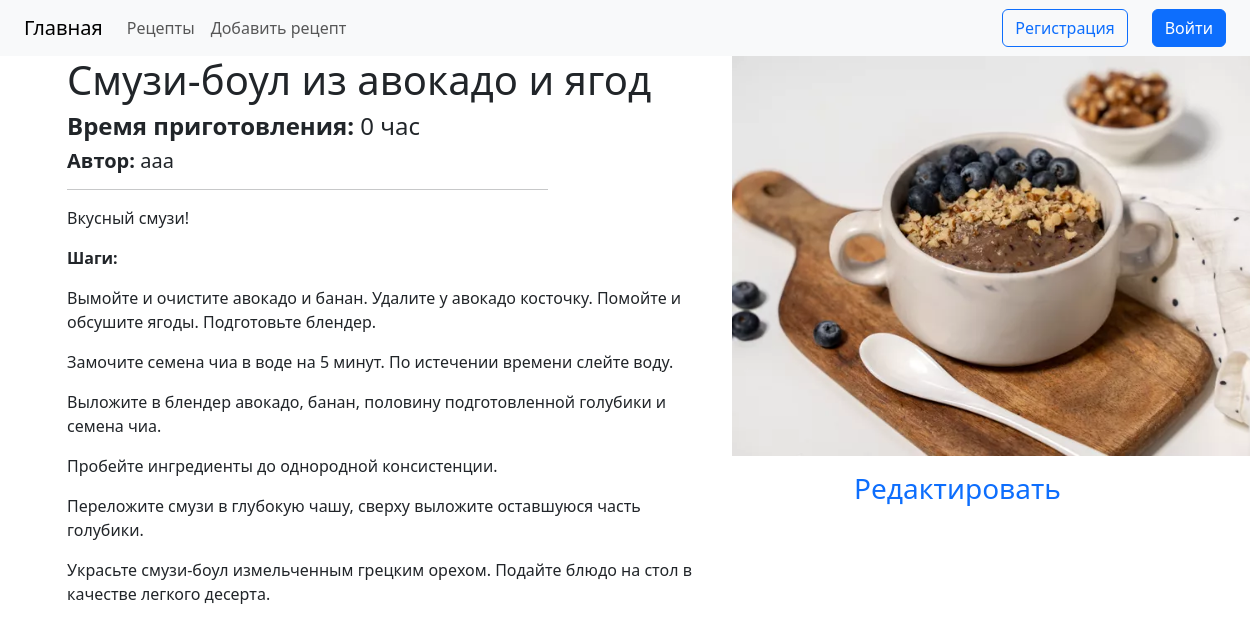
Screenshot of /recipe/6/ with the database file from the repository.
### main/models.py (models this page shows, shortened)
class Recipe(models.Model):
    title = models.CharField(max_length=100)
    description = models.TextField()
    steps = models.TextField()
    cook_time = models.IntegerField(default=0)
    image = models.ImageField()
    author = models.ForeignKey('auth.User', on_delete=models.CASCADE)
    class Meta:
        verbose_name = 'Рецепт'
        verbose_name_plural = 'Рецепты'

### main/views.py (the view)
# urls.py: urls.path('recipe/<int:recipe_id>/', recipe, name='recipe'),
def recipe(request, recipe_id):
    recipe_obj = Recipe.objects.get(id=recipe_id)
    steps_without_empty_lines = [step.strip() for step in recipe_obj.steps.split('\r') if step.strip()]
    recipe_obj.steps = mark_safe('<p>' + '</p><p>'.join(steps_without_empty_lines) + '</p>')
    return render(request, 'main/recipe.html', {'recipe': recipe_obj})

### templates/main/recipe.html (shortened to what this page needs)
{% extends 'layout.html' %}
{% load static %}
{% block content %}
    <div class="row">
        <div class="col-7">
            <h1>{{ recipe.title }}</h1>
            <h4><b>Время приготовления:</b> {{ recipe.cook_time }} час</h4>
            <h5 class="mb-2"><b>Автор:</b> {{ recipe.author }}</h5>
            <hr class="w-75">
            <p>{{ recipe.description }}</p>
            <p><b>Шаги:</b> {{ recipe.steps }}</p>
        </div>
        <div class="col-5">
            <img class="mb-3" src="{% static recipe.image.url %}" alt="{{ recipe.title }}" style="height: 400px"><br>
            <a href="{% url 'change' recipe.id %}" class="text-center text-decoration-none"><h3>Редактировать</h3></a>
        </div>
    </div>
{% endblock %}

### rows the page displays
Recipe: title "Смузи-боул из авокадо и ягод", cook_time "0", author "aaa", description "Вкусный смузи!", steps "Вымойте и очистите авокадо и банан. Удалите у авокадо косточку. Помойте и обсушите ягоды. Подготовьте блендер. Замочите семена чиа в воде на 5 минут. По истечении времени слейте воду. Выложите в блендер авокадо, банан, половину подготовленной голубики и семена чиа. Пробейте ингредиенты до однородной консистенции. Переложите смузи в глубокую чашу, сверху выложите оставшуюся часть голубики. Украсьте смузи-боул измельченным грецким орехом. Подайте блюдо на стол в качестве легкого десерта.", image (picture)
